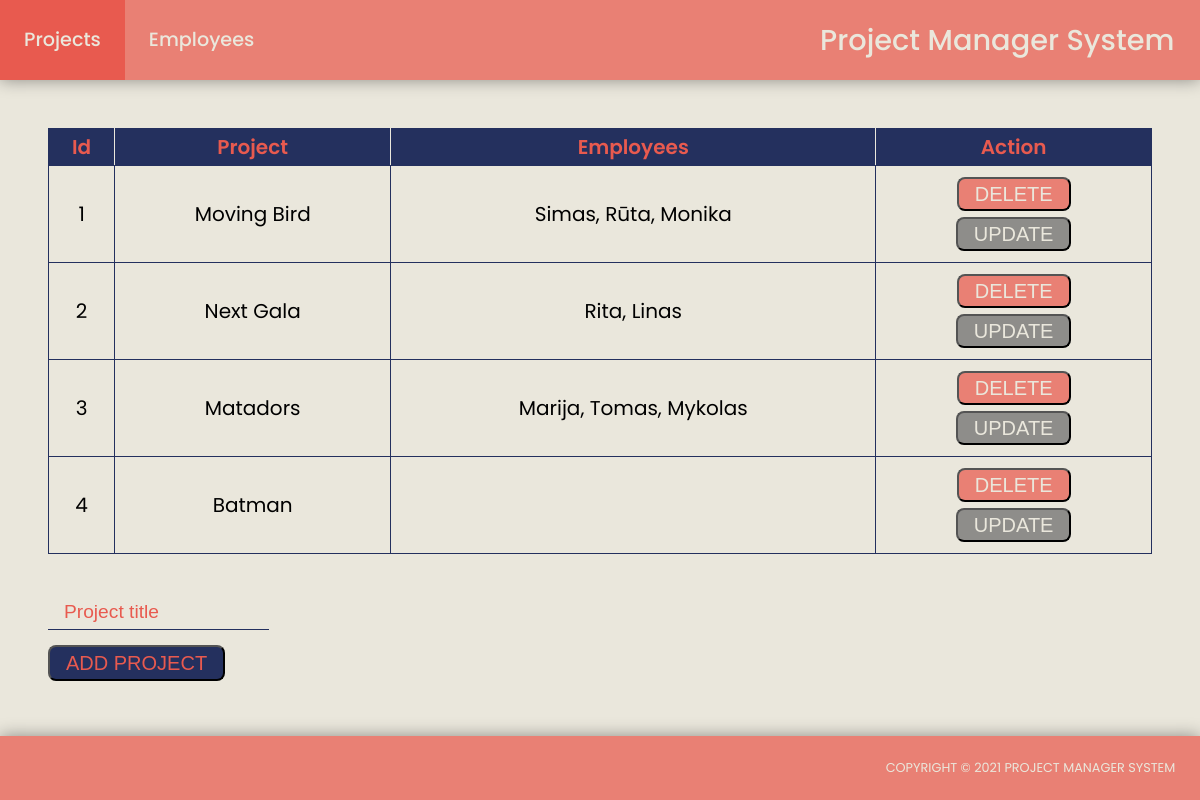
The page / on the database its author committed.
### tables this page shows
CREATE TABLE `projects` (
  `project_id` int(11) NOT NULL AUTO_INCREMENT,
  `project_title` varchar(255) NOT NULL,
  PRIMARY KEY (`project_id`),
  UNIQUE KEY `Project_id_UNIQUE` (`project_id`)
);

### index.php (the view, shortened to what this page needs)
<?php
include "connection.php";
?>
<!DOCTYPE html>
<html lang="en">
<head>
    <link rel="stylesheet" href="assets/scss/components/reset.css">
    <link rel="stylesheet" href="assets/dist/css/main.min.css">
</head>
<body>
    <?php
    include "header.php"
    ?>
    <main class="main">
        <table class="data">
            <thead class="data__head">
                <tr class="data__row">
                    <th class="data__column data__column--head">Id</th>
                    <th class="data__column data__column--head">Project</th>
                    <th class="data__column data__column--head">Employees</th>
                    <th class="data__column data__column--head">Action</th>
                </tr>
            </thead>
            <tbody class="data__body">
                <?php
                $sql = "SELECT projects.project_id, projects.project_title, GROUP_CONCAT(CONCAT_WS('', employees.first_name) SEPARATOR ', ') as employees FROM projects
                        LEFT JOIN employees ON projects.project_id = employees.project_id
                        GROUP BY projects.project_id;";
                $result = mysqli_query($connection, $sql);
                $idNo = 1;
                if (mysqli_num_rows($result) > 0) {
                    while ($row = mysqli_fetch_assoc($result)) {
                        print("<tr class='data__body-row'>");
                        print("<td class='data__column'>" . $idNo++ . "</td>");
                        print("<td class='data__column'>" . $row["project_title"] . "</td>");
                        print("<td class='data__column'>" . $row["employees"] . "</td>");
                        print("<td class='data__column'>
                            <a href='?action=delete&id=" . $row["project_id"] . "' class='data__link' tabindex='-1'>
                                <button class='btn' onclick='return confirm(\"Are you sure you want to delete this project?\")'>DELETE</button>
                            </a>
                            <a href='?action=update&id=" . $row["project_id"] . "' class='data__link' tabindex='-1'>
                                <button class='btn btn--update'>UPDATE</button>
                            </a>
                        </td>");
                        print("</tr>");
                    }
                }
                ?>
        </table>
        <form action="" method="POST" name="add-project" class="form form--add form--add-project">
            <div class="form__block">
                <input type="text" class="input" name="project_title" placeholder="Project title">
            </div>
            <input class="btn btn--add" type="submit" name="add" value="ADD PROJECT" />
        </form>
    </main>
    <?php
    include "footer.php";
    ?>
</body>
</html>

### rows shown on the page
projects: project_title "Moving Bird", employees "Simas, Rūta, Monika"
projects: project_title "Next Gala", employees "Rita, Linas"
projects: project_title "Matadors", employees "Marija, Tomas, Mykolas"
projects: project_title "Batman"
